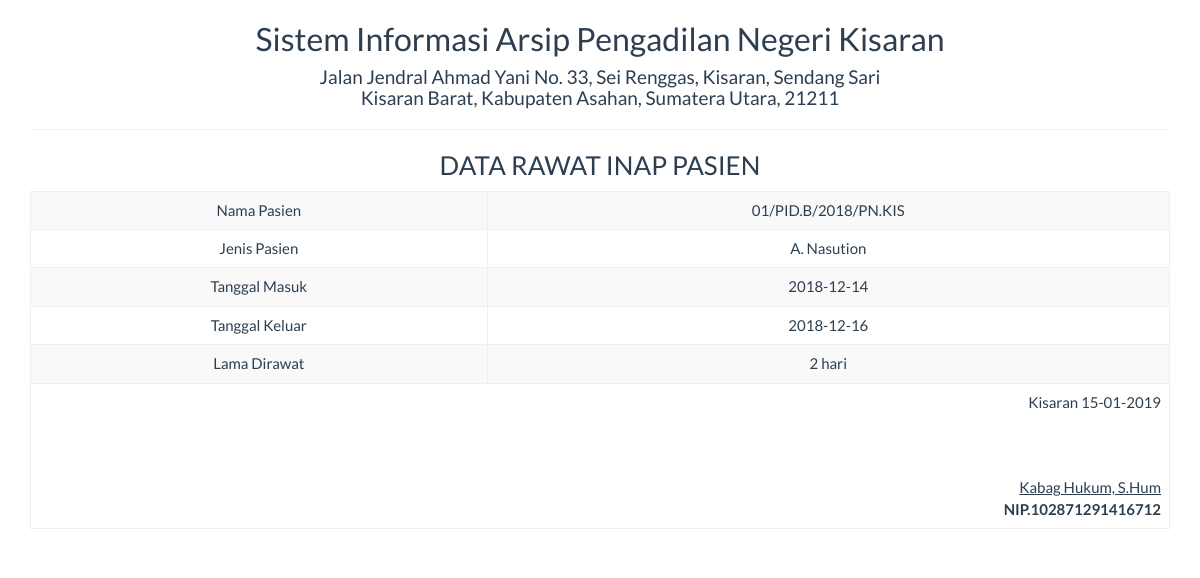
Page /report/peminjaman_satu.php?id=4 on the committed database.
### tables this page shows
CREATE TABLE `peminjaman` (
  `no_perkara` varchar(50) NOT NULL,
  `peminjam` varchar(50) NOT NULL,
  `tgl_pinjam` varchar(25) NOT NULL,
  `tgl_kembali` varchar(25) NOT NULL,
  `lama_pinjam` int(5) NOT NULL,
  `keterangan` varchar(100) NOT NULL,
  `id` int(5) NOT NULL
);

### report/peminjaman_satu.php (the view, shortened to what this page needs)
<!DOCTYPE html>
<html>
    <head>
        <link href="../Assets/css/bootstrap.min.css" rel="stylesheet" type="text/css"/>
    </head>
    <body onload="print()">
        <?php
        include '../config/koneksi.php';
        $sql = "SELECT * FROM peminjaman WHERE id='" . $_GET ['id'] . "'";
        $query = mysqli_query($koneksi, $sql) or die("SQL Detail error");
        $data = mysqli_fetch_array($query);
        ?>
        <div class="container">
            <div class='row'>
                <div class="col-sm-12">
                    <div class="text-center">
                        <h2>Sistem Informasi Arsip Pengadilan Negeri Kisaran </h2>
                        <h4>Jalan Jendral Ahmad Yani No. 33, Sei Renggas, Kisaran, Sendang Sari <br> Kisaran Barat, Kabupaten Asahan, Sumatera Utara, 21211</h4>
                        <hr>
                        <h3>DATA RAWAT INAP PASIEN</h3>
                        <table class="table table-bordered table-striped table-hover">
                            <tbody>
								<tr>
                                    <td>Nama Pasien</td> <td><?= $data['no_perkara'] ?></td>
                                </tr>
                                <tr>
                                    <td>Jenis Pasien</td> <td><?= $data['peminjam'] ?></td>
                                </tr>
                                <tr>
                                    <td>Tanggal Masuk</td> <td><?= $data['tgl_pinjam'] ?></td>
                                </tr>
                                <tr>
                                    <td>Tanggal Keluar</td> <td><?= $data['tgl_kembali'] ?></td>
                                </tr>
								<tr>
                                    <td>Lama Dirawat</td> <td><?= $data['lama_pinjam'] ?> hari</td>
                                </tr>
                            </tbody>
                            <tfoot>
                                <tr>
                                    <td colspan="2" class="text-right">
                                        Kisaran  <?= date("d-m-Y") ?>
                                        <br><br><br><br>
                                        <u>Kabag Hukum, S.Hum<strong></u><br>
                                        NIP.102871291416712
									</td>
								</tr>
							</tfoot>
                        </table>
                    </div>
                </div>
            </div>
    </body>
</html>

### rows in the picture
peminjaman: no_perkara "01/PID.B/2018/PN.KIS", peminjam "A. Nasution", tgl_pinjam "2018-12-14", tgl_kembali "2018-12-16", lama_pinjam "2"
